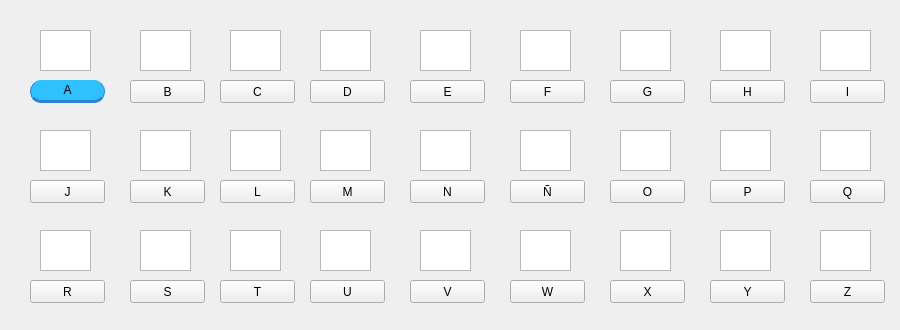
     <widget class="QWidget" name="tabAbecedario">
      <attribute name="title">
       <string>Abecedario</string>
      </attribute>
      <widget class="QWidget" name="widgetAbecedario" native="true">
       <property name="geometry">
        <rect>
         <x>10</x>
         <y>10</y>
         <width>881</width>
         <height>311</height>
        </rect>
       </property>
       <widget class="QGraphicsView" name="imagen_A">
        <property name="geometry">
         <rect>
          <x>30</x>
          <y>20</y>
          <width>51</width>
          <height>41</height>
         </rect>
        </property>
       </widget>
       <widget class="QPushButton" name="boton_A">
        <property name="geometry">
         <rect>
          <x>20</x>
          <y>70</y>
          <width>75</width>
          <height>23</height>
         </rect>
        </property>
        <property name="styleSheet">
         <string notr="true">QPushButton{
	font-family:&quot;Franklin Gothic Medium&quot;;
	background-color: rgb(47, 193, 255);
	border-radius: 11px;
	border:none;
	border-left: 1px solid rgb(44, 131, 212);
	border-right: 1px solid rgb(44, 131, 212);
	border-bottom: 3px solid rgb(44, 131, 212);
}
QPushButton:hover{
	background-color: rgb(14, 235, 255);
	border-left: 1px solid rgb(44, 131, 212);
	border-right: 1px solid rgb(44, 131, 212);
	border-bottom: 3px solid rgb(44, 131, 212);
}
QPushButton:pressed{
	background-color: rgb(40, 170, 221);
	border-left: 1px solid rgb(44, 131, 212);
	border-right: 1px solid rgb(44, 131, 212);
	border-top: 3px solid rgb(44, 131, 212);
	border-bottomr: none;
}</string>
        </property>
        <property name="text">
         <string>A</string>
        </property>
       </widget>
       <widget class="QGraphicsView" name="imagen_B">
        <property name="geometry">
         <rect>
          <x>130</x>
          <y>20</y>
          <width>51</width>
          <height>41</height>
         </rect>
        </property>
        <property name="toolTip">
         <string>&lt;html&gt;&lt;head/&gt;&lt;body&gt;&lt;p&gt;&lt;img src=&quot;:/prefijoNuevo/a.png&quot;/&gt;&lt;/p&gt;&lt;/body&gt;&lt;/html&gt;</string>
        </property>
       </widget>
       <widget class="QPushButton" name="boton_B">
        <property name="geometry">
         <rect>
          <x>120</x>
          <y>70</y>
          <width>75</width>
          <height>23</height>
         </rect>
        </property>
        <property name="text">
         <string>B</string>
        </property>
       </widget>
       <widget class="QGraphicsView" name="imagen_C">
        <property name="geometry">
         <rect>
          <x>220</x>
          <y>20</y>
          <width>51</width>
          <height>41</height>
         </rect>
        </property>
       </widget>
       <widget class="QPushButton" name="boton_C">
        <property name="geometry">
         <rect>
          <x>210</x>
          <y>70</y>
          <width>75</width>
          <height>23</height>
         </rect>
        </property>
        <property name="text">
         <string>C</string>
        </property>
       </widget>
       <widget class="QGraphicsView" name="imagen_D">
        <property name="geometry">
         <rect>
          <x>310</x>
          <y>20</y>
          <width>51</width>
          <height>41</height>
         </rect>
        </property>
       </widget>
       <widget class="QPushButton" name="boton_D">
        <property name="geometry">
         <rect>
          <x>300</x>
          <y>70</y>
          <width>75</width>
          <height>23</height>
         </rect>
        </property>
        <property name="text">
         <string>D</string>
        </property>
       </widget>
       <widget class="QGraphicsView" name="imagen_E">
        <property name="geometry">
         <rect>
          <x>410</x>
          <y>20</y>
          <width>51</width>
          <height>41</height>
         </rect>
        </property>
       </widget>
       <widget class="QPushButton" name="boton_E">
        <property name="geometry">
         <rect>
          <x>400</x>
          <y>70</y>
          <width>75</width>
          <height>23</height>
         </rect>
        </property>
        <property name="text">
         <string>E</string>
        </property>
       </widget>
       <widget class="QGraphicsView" name="imagen_F">
        <property name="geometry">
         <rect>
          <x>510</x>
          <y>20</y>
          <width>51</width>
          <height>41</height>
         </rect>
        </property>
       </widget>
       <widget class="QPushButton" name="boton_F">
        <property name="geometry">
         <rect>
          <x>500</x>
          <y>70</y>
          <width>75</width>
          <height>23</height>
         </rect>
        </property>
        <property name="text">
         <string>F</string>
        </property>
       </widget>
       <widget class="QGraphicsView" name="imagen_G">
        <property name="geometry">
         <rect>
          <x>610</x>
          <y>20</y>
          <width>51</width>
          <height>41</height>
         </rect>
        </property>
       </widget>
       <widget class="QPushButton" name="boton_G">
        <property name="geometry">
         <rect>
          <x>600</x>
          <y>70</y>
          <width>75</width>
          <height>23</height>
         </rect>
        </property>
        <property name="text">
         <string>G</string>
        </property>
       </widget>
       <widget class="QGraphicsView" name="imagen_H">
        <property name="geometry">
         <rect>
          <x>710</x>
          <y>20</y>
          <width>51</width>
          <height>41</height>
         </rect>
        </property>
       </widget>
       <widget class="QPushButton" name="boton_H">
        <property name="geometry">
         <rect>
          <x>700</x>
          <y>70</y>
          <width>75</width>
          <height>23</height>
         </rect>
        </property>
        <property name="text">
         <string>H</string>
        </property>
       </widget>
       <widget class="QGraphicsView" name="imagen_I">
        <property name="geometry">
         <rect>
          <x>810</x>
          <y>20</y>
          <width>51</width>
          <height>41</height>
         </rect>
        </property>
       </widget>
       <widget class="QPushButton" name="boton_I">
        <property name="geometry">
         <rect>
          <x>800</x>
          <y>70</y>
          <width>75</width>
          <height>23</height>
         </rect>
        </property>
        <property name="text">
         <string>I</string>
        </property>
       </widget>
       <widget class="QGraphicsView" name="imagen_J">
        <property name="geometry">
         <rect>
          <x>30</x>
          <y>120</y>
          <width>51</width>
          <height>41</height>
         </rect>
        </property>
       </widget>
       <widget class="QPushButton" name="boton_J">
        <property name="geometry">
         <rect>
          <x>20</x>
          <y>170</y>
          <width>75</width>
          <height>23</height>
         </rect>
        </property>
        <property name="text">
         <string>J</string>
        </property>
       </widget>
       <widget class="QGraphicsView" name="imagen_K">
        <property name="geometry">
         <rect>
          <x>130</x>
          <y>120</y>
          <width>51</width>
          <height>41</height>
         </rect>
        </property>
       </widget>
       <widget class="QPushButton" name="boton_K">
        <property name="geometry">
         <rect>
          <x>120</x>
          <y>170</y>
          <width>75</width>
          <height>23</height>
         </rect>
        </property>
        <property name="text">
         <string>K</string>
        </property>
       </widget>
       <widget class="QGraphicsView" name="imagen_L">
        <property name="geometry">
         <rect>
          <x>220</x>
          <y>120</y>
          <width>51</width>
          <height>41</height>
         </rect>
        </property>
       </widget>
       <widget class="QPushButton" name="boton_L">
        <property name="geometry">
         <rect>
          <x>210</x>
          <y>170</y>
          <width>75</width>
          <height>23</height>
         </rect>
        </property>
        <property name="text">
         <string>L</string>
        </property>
       </widget>
       <widget class="QGraphicsView" name="imagen_M">
        <property name="geometry">
         <rect>
          <x>310</x>
          <y>120</y>
          <width>51</width>
          <height>41</height>
         </rect>
        </property>
       </widget>
       <widget class="QPushButton" name="boton_M">
        <property name="geometry">
         <rect>
          <x>300</x>
          <y>170</y>
          <width>75</width>
          <height>23</height>
         </rect>
        </property>
        <property name="text">
         <string>M</string>
        </property>
       </widget>
       <widget class="QGraphicsView" name="imagen_N">
        <property name="geometry">
         <rect>
          <x>410</x>
          <y>120</y>
          <width>51</width>
          <height>41</height>
         </rect>
        </property>
       </widget>
       <widget class="QPushButton" name="boton_N">
        <property name="geometry">
         <rect>
          <x>400</x>
          <y>170</y>
          <width>75</width>
          <height>23</height>
         </rect>
        </property>
        <property name="text">
         <string>N</string>
        </property>
       </widget>
       <widget class="QGraphicsView" name="imagen_NQ">
        <property name="geometry">
         <rect>
          <x>510</x>
          <y>120</y>
          <width>51</width>
          <height>41</height>
         </rect>
        </property>
       </widget>
       <widget class="QPushButton" name="boton_NQ">
        <property name="geometry">
         <rect>
          <x>500</x>
          <y>170</y>
          <width>75</width>
          <height>23</height>
         </rect>
        </property>
        <property name="text">
         <string>Ñ</string>
        </property>
       </widget>
       <widget class="QGraphicsView" name="imagen_O">
        <property name="geometry">
         <rect>
          <x>610</x>
          <y>120</y>
          <width>51</width>
          <height>41</height>
         </rect>
        </property>
       </widget>
       <widget class="QPushButton" name="boton_O">
        <property name="geometry">
         <rect>
          <x>600</x>
          <y>170</y>
          <width>75</width>
          <height>23</height>
         </rect>
        </property>
        <property name="text">
         <string>O</string>
        </property>
       </widget>
       <widget class="QGraphicsView" name="imagen_P">
        <property name="geometry">
         <rect>
          <x>710</x>
          <y>120</y>
          <width>51</width>
          <height>41</height>
         </rect>
        </property>
       </widget>
       <widget class="QPushButton" name="boton_P">
        <property name="geometry">
         <rect>
          <x>700</x>
          <y>170</y>
          <width>75</width>
          <height>23</height>
         </rect>
        </property>
        <property name="text">
         <string>P</string>
        </property>
       </widget>
       <widget class="QGraphicsView" name="imagen_Q">
        <property name="geometry">
         <rect>
          <x>810</x>
          <y>120</y>
          <width>51</width>
          <height>41</height>
         </rect>
        </property>
       </widget>
       <widget class="QPushButton" name="boton_Q">
        <property name="geometry">
         <rect>
          <x>800</x>
          <y>170</y>
          <width>75</width>
          <height>23</height>
         </rect>
        </property>
        <property name="text">
         <string>Q</string>
        </property>
       </widget>
       <widget class="QGraphicsView" name="imagen_R">
        <property name="geometry">
         <rect>
          <x>30</x>
          <y>220</y>
          <width>51</width>
          <height>41</height>
         </rect>
        </property>
       </widget>
       <widget class="QPushButton" name="boton_R">
        <property name="geometry">
         <rect>
          <x>20</x>
          <y>270</y>
          <width>75</width>
          <height>23</height>
         </rect>
        </property>
        <property name="text">
         <string>R</string>
        </property>
       </widget>
       <widget class="QGraphicsView" name="imagen_S">
        <property name="geometry">
         <rect>
          <x>130</x>
          <y>220</y>
          <width>51</width>
          <height>41</height>
         </rect>
        </property>
       </widget>
       <widget class="QPushButton" name="boton_S">
        <property name="geometry">
         <rect>
          <x>120</x>
          <y>270</y>
          <width>75</width>
          <height>23</height>
         </rect>
        </property>
        <property name="text">
         <string>S</string>
        </property>
       </widget>
       <widget class="QGraphicsView" name="imagen_T">
        <property name="geometry">
         <rect>
          <x>220</x>
          <y>220</y>
          <width>51</width>
          <height>41</height>
         </rect>
        </property>
       </widget>
       <widget class="QPushButton" name="boton_T">
        <property name="geometry">
         <rect>
          <x>210</x>
          <y>270</y>
          <width>75</width>
          <height>23</height>
         </rect>
        </property>
        <property name="text">
         <string>T</string>
        </property>
       </widget>
       <widget class="QGraphicsView" name="imagen_U">
        <property name="geometry">
         <rect>
          <x>310</x>
          <y>220</y>
          <width>51</width>
          <height>41</height>
         </rect>
        </property>
       </widget>
       <widget class="QPushButton" name="boton_U">
        <property name="geometry">
         <rect>
          <x>300</x>
          <y>270</y>
          <width>75</width>
          <height>23</height>
         </rect>
        </property>
        <property name="text">
         <string>U</string>
        </property>
       </widget>
       <widget class="QGraphicsView" name="imagen_V">
        <property name="geometry">
         <rect>
          <x>410</x>
          <y>220</y>
          <width>51</width>
          <height>41</height>
         </rect>
        </property>
       </widget>
       <widget class="QPushButton" name="boton_V">
        <property name="geometry">
         <rect>
          <x>400</x>
          <y>270</y>
          <width>75</width>
          <height>23</height>
         </rect>
        </property>
        <property name="text">
         <string>V</string>
        </property>
       </widget>
       <widget class="QGraphicsView" name="imagen_W">
        <property name="geometry">
         <rect>
          <x>510</x>
          <y>220</y>
          <width>51</width>
          <height>41</height>
         </rect>
        </property>
       </widget>
       <widget class="QPushButton" name="boton_W">
        <property name="geometry">
         <rect>
          <x>500</x>
          <y>270</y>
          <width>75</width>
          <height>23</height>
         </rect>
        </property>
        <property name="text">
         <string>W</string>
        </property>
       </widget>
       <widget class="QGraphicsView" name="imagen_X">
        <property name="geometry">
         <rect>
          <x>610</x>
          <y>220</y>
          <width>51</width>
          <height>41</height>
         </rect>
        </property>
       </widget>
       <widget class="QPushButton" name="boton_X">
        <property name="geometry">
         <rect>
          <x>600</x>
          <y>270</y>
          <width>75</width>
          <height>23</height>
         </rect>
        </property>
        <property name="text">
         <string>X</string>
        </property>
       </widget>
       <widget class="QGraphicsView" name="imagen_Y">
        <property name="geometry">
         <rect>
          <x>710</x>
          <y>220</y>
          <width>51</width>
          <height>41</height>
         </rect>
        </property>
       </widget>
       <widget class="QPushButton" name="boton_Y">
        <property name="geometry">
         <rect>
          <x>700</x>
          <y>270</y>
          <width>75</width>
          <height>23</height>
         </rect>
        </property>
        <property name="text">
         <string>Y</string>
        </property>
       </widget>
       <widget class="QGraphicsView" name="imagen_Z">
        <property name="geometry">
         <rect>
          <x>810</x>
          <y>220</y>
          <width>51</width>
          <height>41</height>
         </rect>
        </property>
       </widget>
       <widget class="QPushButton" name="boton_Z">
        <property name="geometry">
         <rect>
          <x>800</x>
          <y>270</y>
          <width>75</width>
          <height>23</height>
         </rect>
        </property>
        <property name="text">
         <string>Z</string>
        </property>
       </widget>
       <widget class="QLabel" name="label">
        <property name="geometry">
         <rect>
          <x>20</x>
          <y>10</y>
          <width>71</width>
          <height>51</height>
         </rect>
        </property>
        <property name="text">
         <string/>
        </property>
        <property name="pixmap">
         <pixmap resource="recursos/a.qrc">:/iconosLetras/iconos/a.png</pixmap>
        </property>
        <property name="scaledContents">
         <bool>true</bool>
        </property>
       </widget>
       <widget class="QLabel" name="label_2">
        <property name="geometry">
         <rect>
          <x>120</x>
          <y>10</y>
          <width>71</width>
          <height>51</height>
         </rect>
        </property>
        <property name="text">
         <string/>
        </property>
        <property name="pixmap">
         <pixmap resource="recursos/a.qrc">:/iconosLetras/iconos/b.png</pixmap>
        </property>
        <property name="scaledContents">
         <bool>true</bool>
        </property>
       </widget>
       <widget class="QLabel" name="label_3">
        <property name="geometry">
         <rect>
          <x>210</x>
          <y>10</y>
          <width>71</width>
          <height>51</height>
         </rect>
        </property>
        <property name="text">
         <string/>
        </property>
        <property name="pixmap">
         <pixmap resource="recursos/a.qrc">:/iconosLetras/iconos/c.png</pixmap>
        </property>
        <property name="scaledContents">
         <bool>true</bool>
        </property>
       </widget>
       <widget class="QLabel" name="label_4">
        <property name="geometry">
         <rect>
          <x>300</x>
          <y>10</y>
          <width>71</width>
          <height>51</height>
         </rect>
        </property>
        <property name="text">
         <string/>
        </property>
        <property name="pixmap">
         <pixmap resource="recursos/a.qrc">:/iconosLetras/iconos/d.png</pixmap>
        </property>
        <property name="scaledContents">
         <bool>true</bool>
        </property>
       </widget>
       <widget class="QLabel" name="label_5">
        <property name="geometry">
         <rect>
          <x>400</x>
          <y>10</y>
          <width>71</width>
          <height>51</height>
         </rect>
        </property>
        <property name="text">
         <string/>
        </property>
        <property name="pixmap">
         <pixmap resource="recursos/a.qrc">:/iconosLetras/iconos/e.png</pixmap>
        </property>
        <property name="scaledContents">
         <bool>true</bool>
        </property>
       </widget>
       <widget class="QLabel" name="label_6">
        <property name="geometry">
         <rect>
          <x>500</x>
          <y>10</y>
          <width>71</width>
          <height>51</height>
         </rect>
        </property>
        <property name="text">
         <string/>
        </property>
        <property name="pixmap">
         <pixmap resource="recursos/a.qrc">:/iconosLetras/iconos/f.png</pixmap>
        </property>
        <property name="scaledContents">
         <bool>true</bool>
        </property>
       </widget>
       <widget class="QLabel" name="label_7">
        <property name="geometry">
         <rect>
          <x>600</x>
          <y>10</y>
          <width>71</width>
          <height>51</height>
         </rect>
        </property>
        <property name="text">
         <string/>
        </property>
        <property name="pixmap">
         <pixmap resource="recursos/a.qrc">:/iconosLetras/iconos/g.png</pixmap>
        </property>
        <property name="scaledContents">
         <bool>true</bool>
        </property>
       </widget>
       <widget class="QLabel" name="label_8">
        <property name="geometry">
         <rect>
          <x>700</x>
          <y>10</y>
          <width>71</width>
          <height>51</height>
         </rect>
        </property>
        <property name="text">
         <string/>
        </property>
        <property name="pixmap">
         <pixmap resource="recursos/a.qrc">:/iconosLetras/iconos/h.png</pixmap>
        </property>
        <property name="scaledContents">
         <bool>true</bool>
        </property>
       </widget>
       <widget class="QLabel" name="label_9">
        <property name="geometry">
         <rect>
          <x>20</x>
          <y>110</y>
          <width>71</width>
          <height>51</height>
         </rect>
        </property>
        <property name="text">
         <string/>
        </property>
        <property name="pixmap">
         <pixmap resource="recursos/a.qrc">:/iconosLetras/iconos/j.png</pixmap>
        </property>
        <property name="scaledContents">
         <bool>true</bool>
        </property>
       </widget>
       <widget class="QLabel" name="label_10">
        <property name="geometry">
         <rect>
          <x>120</x>
          <y>110</y>
          <width>71</width>
          <height>51</height>
         </rect>
        </property>
        <property name="text">
         <string/>
        </property>
        <property name="pixmap">
         <pixmap resource="recursos/a.qrc">:/iconosLetras/iconos/k.png</pixmap>
        </property>
        <property name="scaledContents">
         <bool>true</bool>
        </property>
       </widget>
       <widget class="QLabel" name="label_11">
        <property name="geometry">
         <rect>
          <x>210</x>
          <y>110</y>
          <width>71</width>
          <height>51</height>
         </rect>
        </property>
        <property name="text">
         <string/>
        </property>
        <property name="pixmap">
         <pixmap resource="recursos/a.qrc">:/iconosLetras/iconos/l.png</pixmap>
        </property>
        <property name="scaledContents">
         <bool>true</bool>
        </property>
       </widget>
       <widget class="QLabel" name="label_12">
        <property name="geometry">
         <rect>
          <x>290</x>
          <y>110</y>
          <width>91</width>
          <height>51</height>
         </rect>
        </property>
        <property name="text">
         <string/>
        </property>
        <property name="pixmap">
         <pixmap resource="recursos/a.qrc">:/iconosLetras/iconos/m.png</pixmap>
        </property>
        <property name="scaledContents">
         <bool>true</bool>
        </property>
       </widget>
       <widget class="QLabel" name="label_13">
        <property name="geometry">
         <rect>
          <x>400</x>
          <y>110</y>
          <width>71</width>
          <height>51</height>
         </rect>
        </property>
        <property name="text">
         <string/>
        </property>
        <property name="pixmap">
         <pixmap resource="recursos/a.qrc">:/iconosLetras/iconos/n.png</pixmap>
        </property>
        <property name="scaledContents">
         <bool>true</bool>
        </property>
       </widget>
       <widget class="QLabel" name="label_14">
        <property name="geometry">
         <rect>
          <x>500</x>
          <y>110</y>
          <width>71</width>
          <height>51</height>
         </rect>
        </property>
        <property name="text">
         <string/>
        </property>
        <property name="pixmap">
         <pixmap resource="recursos/a.qrc">:/iconosLetras/iconos/ñ.png</pixmap>
        </property>
        <property name="scaledContents">
         <bool>true</bool>
        </property>
       </widget>
       <widget class="QLabel" name="label_15">
        <property name="geometry">
         <rect>
          <x>600</x>
          <y>110</y>
          <width>71</width>
          <height>51</height>
         </rect>
        </property>
        <property name="text">
         <string/>
        </property>
        <property name="pixmap">
         <pixmap resource="recursos/a.qrc">:/iconosLetras/iconos/o.png</pixmap>
        </property>
        <property name="scaledContents">
         <bool>true</bool>
        </property>
       </widget>
       <widget class="QLabel" name="label_16">
        <property name="geometry">
         <rect>
          <x>700</x>
          <y>110</y>
          <width>71</width>
          <height>51</height>
         </rect>
        </property>
        <property name="text">
         <string/>
        </property>
        <property name="pixmap">
         <pixmap resource="recursos/a.qrc">:/iconosLetras/iconos/p.png</pixmap>
        </property>
        <property name="scaledContents">
         <bool>true</bool>
        </property>
       </widget>
       <widget class="QLabel" name="label_17">
        <property name="geometry">
         <rect>
          <x>20</x>
          <y>210</y>
          <width>71</width>
          <height>51</height>
         </rect>
        </property>
        <property name="text">
         <string/>
        </property>
        <property name="pixmap">
         <pixmap resource="recursos/a.qrc">:/iconosLetras/iconos/r.png</pixmap>
        </property>
        <property name="scaledContents">
         <bool>true</bool>
        </property>
       </widget>
       <widget class="QLabel" name="label_18">
        <property name="geometry">
         <rect>
          <x>120</x>
          <y>210</y>
          <width>71</width>
          <height>51</height>
         </rect>
        </property>
        <property name="text">
         <string/>
        </property>
        <property name="pixmap">
         <pixmap resource="recursos/a.qrc">:/iconosLetras/iconos/s.png</pixmap>
        </property>
        <property name="scaledContents">
         <bool>true</bool>
        </property>
       </widget>
       <widget class="QLabel" name="label_19">
        <property name="geometry">
         <rect>
          <x>210</x>
          <y>210</y>
          <width>71</width>
          <height>51</height>
         </rect>
        </property>
        <property name="text">
         <string/>
        </property>
        <property name="pixmap">
         <pixmap resource="recursos/a.qrc">:/iconosLetras/iconos/t.png</pixmap>
        </property>
        <property name="scaledContents">
         <bool>true</bool>
        </property>
       </widget>
       <widget class="QLabel" name="label_20">
        <property name="geometry">
         <rect>
          <x>300</x>
          <y>210</y>
          <width>71</width>
          <height>51</height>
         </rect>
        </property>
        <property name="text">
         <string/>
        </property>
        <property name="pixmap">
         <pixmap resource="recursos/a.qrc">:/iconosLetras/iconos/u.png</pixmap>
        </property>
        <property name="scaledContents">
         <bool>true</bool>
        </property>
       </widget>
       <widget class="QLabel" name="label_21">
        <property name="geometry">
         <rect>
          <x>400</x>
          <y>210</y>
          <width>71</width>
          <height>51</height>
         </rect>
        </property>
        <property name="text">
         <string/>
        </property>
        <property name="pixmap">
         <pixmap resource="recursos/a.qrc">:/iconosLetras/iconos/v.png</pixmap>
        </property>
        <property name="scaledContents">
         <bool>true</bool>
        </property>
       </widget>
       <widget class="QLabel" name="label_22">
        <property name="geometry">
         <rect>
          <x>490</x>
          <y>210</y>
          <width>91</width>
          <height>51</height>
         </rect>
        </property>
        <property name="text">
         <string/>
        </property>
        <property name="pixmap">
         <pixmap resource="recursos/a.qrc">:/iconosLetras/iconos/w.png</pixmap>
        </property>
        <property name="scaledContents">
         <bool>true</bool>
        </property>
       </widget>
       <widget class="QLabel" name="label_23">
        <property name="geometry">
         <rect>
          <x>600</x>
          <y>210</y>
          <width>71</width>
          <height>51</height>
         </rect>
        </property>
        <property name="text">
         <string/>
        </property>
        <property name="pixmap">
         <pixmap resource="recursos/a.qrc">:/iconosLetras/iconos/x.png</pixmap>
        </property>
        <property name="scaledContents">
         <bool>true</bool>
        </property>
       </widget>
       <widget class="QLabel" name="label_24">
        <property name="geometry">
         <rect>
          <x>700</x>
          <y>210</y>
          <width>71</width>
          <height>51</height>
         </rect>
        </property>
        <property name="text">
         <string/>
        </property>
        <property name="pixmap">
         <pixmap resource="recursos/a.qrc">:/iconosLetras/iconos/y.png</pixmap>
        </property>
        <property name="scaledContents">
         <bool>true</bool>
        </property>
       </widget>
       <widget class="QLabel" name="label_25">
        <property name="geometry">
         <rect>
          <x>800</x>
          <y>10</y>
          <width>71</width>
          <height>51</height>
         </rect>
        </property>
        <property name="text">
         <string/>
        </property>
        <property name="pixmap">
         <pixmap resource="recursos/a.qrc">:/iconosLetras/iconos/i.png</pixmap>
        </property>
        <property name="scaledContents">
         <bool>true</bool>
        </property>
       </widget>
       <widget class="QLabel" name="label_26">
        <property name="geometry">
         <rect>
          <x>800</x>
          <y>110</y>
          <width>71</width>
          <height>51</height>
         </rect>
        </property>
        <property name="text">
         <string/>
        </property>
        <property name="pixmap">
         <pixmap resource="recursos/a.qrc">:/iconosLetras/iconos/q.png</pixmap>
        </property>
        <property name="scaledContents">
         <bool>true</bool>
        </property>
       </widget>
       <widget class="QLabel" name="label_27">
        <property name="geometry">
         <rect>
          <x>800</x>
          <y>210</y>
          <width>71</width>
          <height>51</height>
         </rect>
        </property>
        <property name="text">
         <string/>
        </property>
        <property name="pixmap">
         <pixmap resource="recursos/a.qrc">:/iconosLetras/iconos/z.png</pixmap>
        </property>
        <property name="scaledContents">
         <bool>true</bool>
        </property>
       </widget>
      </widget>
     </widget>
